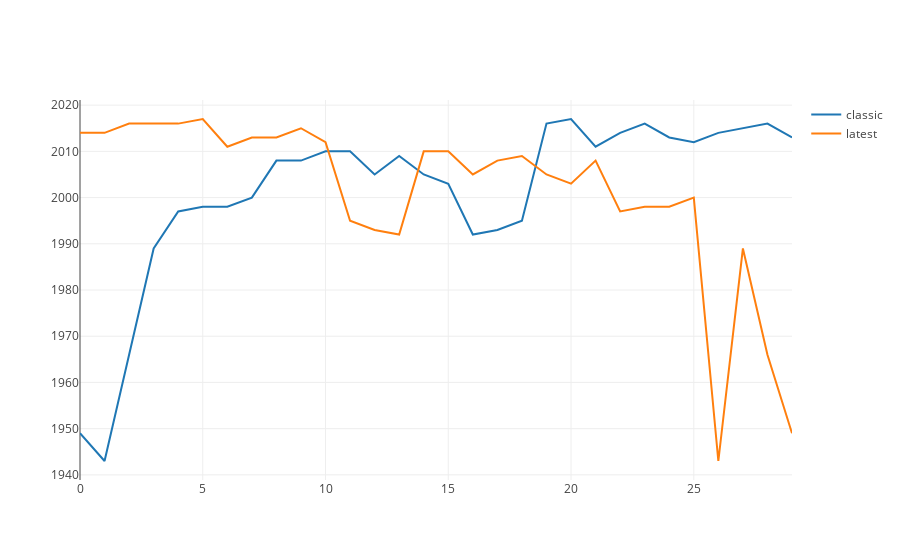

Notebook cell for this chart:
### Markdown cell above
### Ben Affleck vs Adam West
If we search for `batman`, how do the results compare?  Since the `classic` model prefered old movies it has old movies in the top position, and the opposite is true for the `latest` model.  To continue learning LTR, brainstorm more features and generate some real judgments for real queries.

### Code cell
from ltr.release_date_plot import plot
plot(client)

### Figure 1 — Plotly figure (JSON) as saved in the notebook; plotly's stock layout.template omitted (floating-point values rounded to 4 significant figures)
{"data": [{"mode": "lines", "name": "classic", "type": "scatter", "uid": "d1319cb9-2603-4217-9e99-f1f0284ebe33", "x": [0, 1, 2, 3, 4, 5, 6, 7, 8, 9, 10, 11, 12, 13, 14, 15, 16, 17, 18, 19, 20, 21, 22, 23, 24, 25, 26, 27, 28, 29], "y": [1949, 1943, 1966, 1989, 1997, 1998, 1998, 2000, 2008, 2008, 2010, 2010, 2005, 2009, 2005, 2003, 1992, 1993, 1995, 2016, 2017, 2011, 2014, 2016, 2013, 2012, 2014, 2015, 2016, 2013]}, {"mode": "lines", "name": "latest", "type": "scatter", "uid": "3eb75b88-d3c0-49ee-b882-bcb66b03718b", "x": [0, 1, 2, 3, 4, 5, 6, 7, 8, 9, 10, 11, 12, 13, 14, 15, 16, 17, 18, 19, 20, 21, 22, 23, 24, 25, 26, 27, 28, 29], "y": [2014, 2014, 2016, 2016, 2016, 2017, 2011, 2013, 2013, 2015, 2012, 1995, 1993, 1992, 2010, 2010, 2005, 2008, 2009, 2005, 2003, 2008, 1997, 1998, 1998, 2000, 1943, 1989, 1966, 1949]}], "layout": {}}
